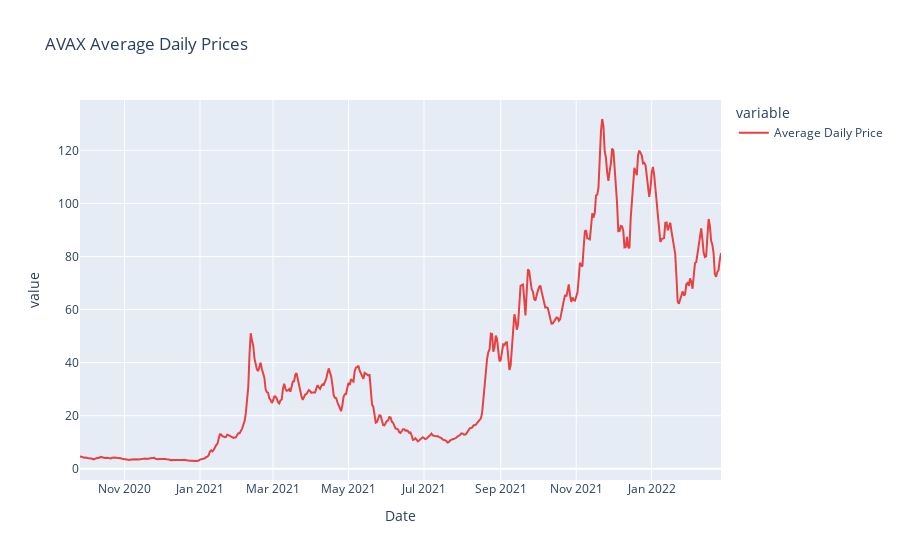
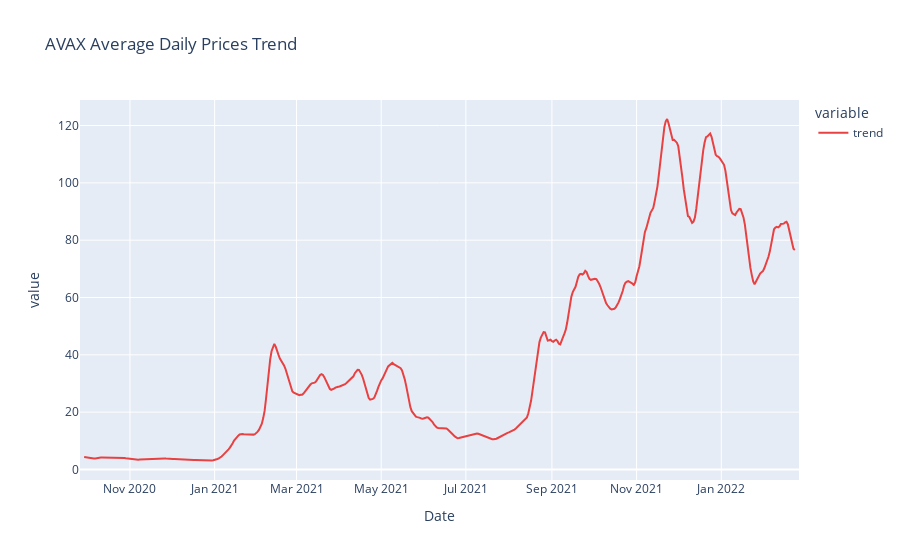
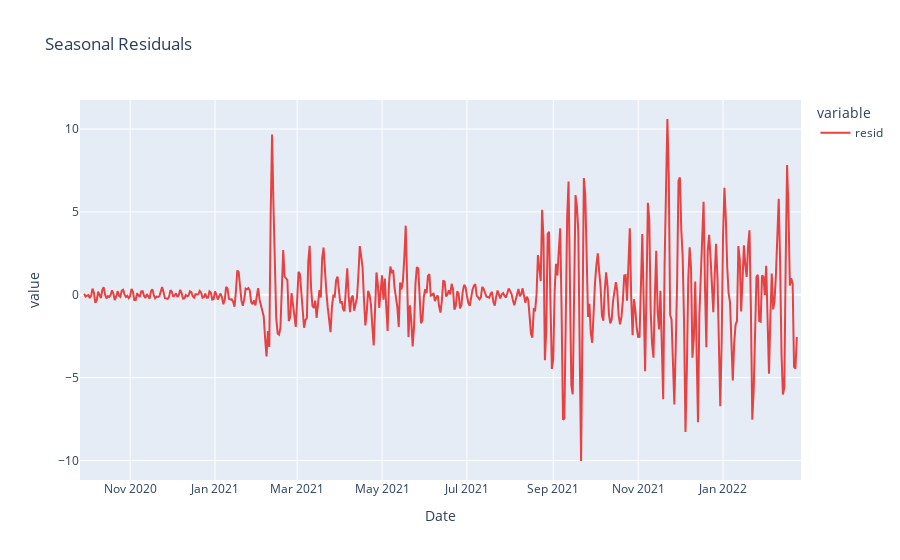

Notebook source saved alongside these figures, in order:
### Code cell
def decomp():
    """
    Perform seasonal decomposition on the avax_daily_ave dataframe.
    Plot the observed, trend, and seasonal components in plotly express.
    """
    avax_decomp = sm.tsa.seasonal_decompose(avax_daily_ave['Average Daily Price'], model='additive')
    fig = px.line(avax_decomp.observed, title='AVAX Average Daily Prices')
    fig.update_traces(line_color='#e84142')
    fig.show()
    fig = px.line(avax_decomp.trend, title='AVAX Average Daily Prices Trend')
    fig.update_traces(line_color='#e84142')
    fig.show()
    fig = px.line(avax_decomp.seasonal, title='AVAX Average Daily Prices Seasonal')
    fig.update_traces(line_color='#e84142')
    fig.show()
    fig = px.line(avax_decomp.resid, title='Seasonal Residuals')
    fig.update_traces(line_color='#e84142')
    fig.show()

decomp()

### Figure 1 — Plotly figure (JSON) as saved in the notebook; plotly's stock layout.template omitted (floating-point values rounded to 4 significant figures; data arrays with more than 128 entries replaced by an {"elided": "..."} marker saying what was removed)
{"data": [{"hovertemplate": "variable=Average Daily Price<br>Date=%{x}<br>value=%{y}<extra></extra>", "legendgroup": "Average Daily Price", "line": {"color": "#e84142", "dash": "solid"}, "mode": "lines", "name": "Average Daily Price", "orientation": "v", "showlegend": true, "type": "scatter", "x": {"elided": "519 str values"}, "xaxis": "x", "y": {"elided": "519 float values"}, "yaxis": "y"}], "layout": {"legend": {"title": {"text": "variable"}, "tracegroupgap": 0}, "title": {"text": "AVAX Average Daily Prices"}, "xaxis": {"anchor": "y", "domain": [0, 1], "title": {"text": "Date"}}, "yaxis": {"anchor": "x", "domain": [0, 1], "title": {"text": "value"}}}}

### Figure 2 — Plotly figure (JSON) as saved in the notebook; plotly's stock layout.template omitted (floating-point values rounded to 4 significant figures; data arrays with more than 128 entries replaced by an {"elided": "..."} marker saying what was removed)
{"data": [{"hovertemplate": "variable=trend<br>Date=%{x}<br>value=%{y}<extra></extra>", "legendgroup": "trend", "line": {"color": "#e84142", "dash": "solid"}, "mode": "lines", "name": "trend", "orientation": "v", "showlegend": true, "type": "scatter", "x": {"elided": "519 str values"}, "xaxis": "x", "y": {"elided": "519 float values"}, "yaxis": "y"}], "layout": {"legend": {"title": {"text": "variable"}, "tracegroupgap": 0}, "title": {"text": "AVAX Average Daily Prices Trend"}, "xaxis": {"anchor": "y", "domain": [0, 1], "title": {"text": "Date"}}, "yaxis": {"anchor": "x", "domain": [0, 1], "title": {"text": "value"}}}}

### Figure 3 — Plotly figure (JSON) as saved in the notebook; plotly's stock layout.template omitted (floating-point values rounded to 4 significant figures; data arrays with more than 128 entries replaced by an {"elided": "..."} marker saying what was removed)
{"data": [{"hovertemplate": "variable=resid<br>Date=%{x}<br>value=%{y}<extra></extra>", "legendgroup": "resid", "line": {"color": "#e84142", "dash": "solid"}, "mode": "lines", "name": "resid", "orientation": "v", "showlegend": true, "type": "scatter", "x": {"elided": "519 str values"}, "xaxis": "x", "y": {"elided": "519 float values"}, "yaxis": "y"}], "layout": {"legend": {"title": {"text": "variable"}, "tracegroupgap": 0}, "title": {"text": "Seasonal Residuals"}, "xaxis": {"anchor": "y", "domain": [0, 1], "title": {"text": "Date"}}, "yaxis": {"anchor": "x", "domain": [0, 1], "title": {"text": "value"}}}}
